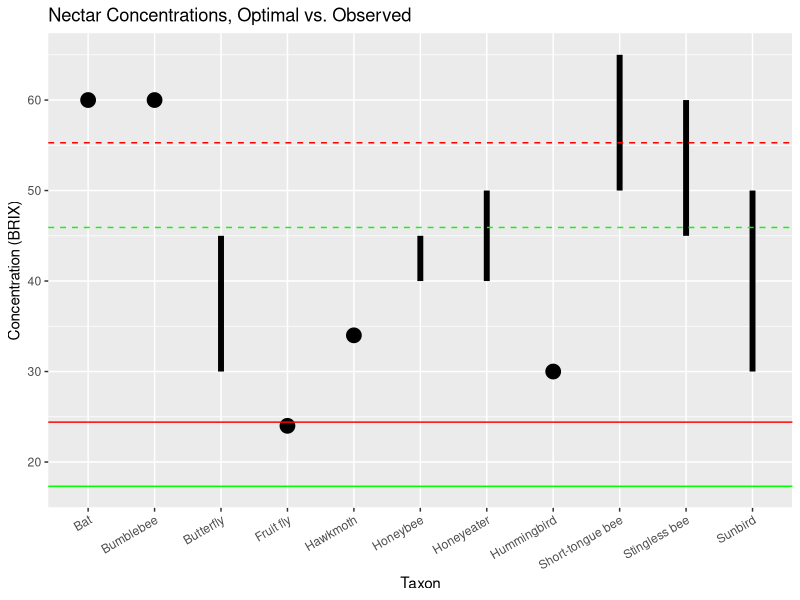

The R script that drew this image:
library(ggplot2)

taxa <- c("Fruit fly", "Hawkmoth", "Butterfly", "Short-tongue bee", "Stingless bee", "Bumblebee", "Honeybee", "Hummingbird", "Sunbird", "Honeyeater", "Bat")
mins <- (c(24,34,30,50,45,60,40,30,30,40,60))
maxs <- (c(24,34,45,65,60,60,45,30,50,50,60))

conc <- cbind(taxa, mins, maxs)
conc <- as.data.frame(conc, stringsAsFactors = F)
names(conc) <- c("taxa", "min", "max")
conc$min <- as.numeric(conc$min)
conc$max <- as.numeric(conc$max)

bals15 <- read.csv("nectar analysis/data files/balssugar15.csv")
buck15 <- read.csv("nectar analysis/data files/bucksugar15.csv")

meanCbals <- mean(subset(bals15, treatment == "C")$BRIX)
meanHbals <- mean(subset(bals15, treatment == "H")$BRIX)
sdCbals <- sd(subset(bals15, treatment == "C")$BRIX)
sdHbals <- sd(subset(bals15, treatment == "H")$BRIX)

meanCbuck <- mean(subset(buck15, treatment == "C")$BRIX)
meanHbuck <- mean(subset(buck15, treatment == "H")$BRIX)
sdCbuck <- sd(subset(buck15, treatment == "C")$BRIX)
sdHbuck <- sd(subset(buck15, treatment == "H")$BRIX)


ggplot(conc, aes(x = taxa, y = max)) +
  geom_linerange(data = conc[c(3,4,5,7,9,10),], mapping = aes(x = taxa, ymin = min, ymax = max), size = 2) +
  geom_pointrange(data = conc[c(1,2,6,8,11),], mapping = aes(x = taxa, y = max, ymin = min, ymax = max), size = 1) +
  labs(x = "Taxon", y = "Concentration (BRIX)", title = "Nectar Concentrations, Optimal vs. Observed") +
  theme(axis.text.x = element_text(angle=30, hjust=1, vjust=1)) +
  geom_hline(yintercept = meanHbals, col = "red") +
  geom_hline(yintercept = meanCbals, col = "green") +
  geom_hline(yintercept = meanHbuck, col = "red", linetype = "dashed") +
  geom_hline(yintercept = meanCbuck, col = "green", linetype = "dashed")
  
